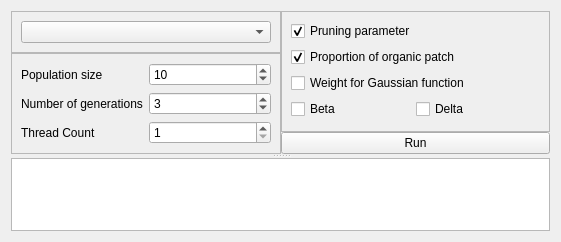
<?xml version="1.0" encoding="UTF-8"?>
<ui version="4.0">
 <class>POT</class>
 <widget class="QWidget" name="POT">
  <property name="geometry">
   <rect>
    <x>0</x>
    <y>0</y>
    <width>561</width>
    <height>242</height>
   </rect>
  </property>
  <property name="minimumSize">
   <size>
    <width>0</width>
    <height>0</height>
   </size>
  </property>
  <property name="maximumSize">
   <size>
    <width>16777215</width>
    <height>16777215</height>
   </size>
  </property>
  <property name="windowTitle">
   <string>Parameter Optimization Tool (POT) module</string>
  </property>
  <layout class="QVBoxLayout" name="verticalLayout_5">
   <item>
    <widget class="QSplitter" name="splitter">
     <property name="orientation">
      <enum>Qt::Orientation::Vertical</enum>
     </property>
     <widget class="QFrame" name="frame_3">
      <property name="minimumSize">
       <size>
        <width>0</width>
        <height>0</height>
       </size>
      </property>
      <property name="maximumSize">
       <size>
        <width>16777215</width>
        <height>152</height>
       </size>
      </property>
      <property name="frameShape">
       <enum>QFrame::Shape::NoFrame</enum>
      </property>
      <property name="frameShadow">
       <enum>QFrame::Shadow::Raised</enum>
      </property>
      <layout class="QHBoxLayout" name="horizontalLayout">
       <property name="spacing">
        <number>0</number>
       </property>
       <property name="sizeConstraint">
        <enum>QLayout::SizeConstraint::SetDefaultConstraint</enum>
       </property>
       <property name="leftMargin">
        <number>0</number>
       </property>
       <property name="topMargin">
        <number>0</number>
       </property>
       <property name="rightMargin">
        <number>0</number>
       </property>
       <property name="bottomMargin">
        <number>0</number>
       </property>
       <item>
        <layout class="QVBoxLayout" name="verticalLayout_2">
         <item>
          <widget class="QFrame" name="frame">
           <property name="frameShape">
            <enum>QFrame::Shape::StyledPanel</enum>
           </property>
           <property name="frameShadow">
            <enum>QFrame::Shadow::Raised</enum>
           </property>
           <layout class="QVBoxLayout" name="verticalLayout_3">
            <item>
             <widget class="QComboBox" name="comboBox_00_algorithms"/>
            </item>
           </layout>
          </widget>
         </item>
         <item>
          <widget class="QFrame" name="frame_2">
           <property name="frameShape">
            <enum>QFrame::Shape::StyledPanel</enum>
           </property>
           <property name="frameShadow">
            <enum>QFrame::Shadow::Raised</enum>
           </property>
           <layout class="QGridLayout" name="gridLayout">
            <item row="0" column="1">
             <widget class="QSpinBox" name="spinBox_01_pop_size">
              <property name="maximum">
               <number>100000</number>
              </property>
              <property name="singleStep">
               <number>5</number>
              </property>
              <property name="value">
               <number>10</number>
              </property>
             </widget>
            </item>
            <item row="2" column="1">
             <widget class="QSpinBox" name="spinBox_01_thread_count">
              <property name="minimum">
               <number>1</number>
              </property>
             </widget>
            </item>
            <item row="1" column="1">
             <widget class="QSpinBox" name="spinBox__01_n_gen">
              <property name="maximum">
               <number>10000</number>
              </property>
              <property name="value">
               <number>3</number>
              </property>
             </widget>
            </item>
            <item row="0" column="0">
             <widget class="QLabel" name="label">
              <property name="text">
               <string>Population size</string>
              </property>
             </widget>
            </item>
            <item row="2" column="0">
             <widget class="QLabel" name="label_3">
              <property name="text">
               <string>Thread Count</string>
              </property>
             </widget>
            </item>
            <item row="1" column="0">
             <widget class="QLabel" name="label_2">
              <property name="text">
               <string>Number of generations</string>
              </property>
             </widget>
            </item>
           </layout>
          </widget>
         </item>
        </layout>
       </item>
       <item>
        <layout class="QVBoxLayout" name="verticalLayout">
         <item>
          <widget class="QFrame" name="frame_4">
           <property name="frameShape">
            <enum>QFrame::Shape::StyledPanel</enum>
           </property>
           <property name="frameShadow">
            <enum>QFrame::Shadow::Raised</enum>
           </property>
           <layout class="QVBoxLayout" name="verticalLayout_4">
            <item>
             <widget class="QCheckBox" name="checkBox_02_pruning_par">
              <property name="text">
               <string>Pruning parameter</string>
              </property>
              <property name="checked">
               <bool>true</bool>
              </property>
              <property name="tristate">
               <bool>false</bool>
              </property>
             </widget>
            </item>
            <item>
             <widget class="QCheckBox" name="checkBox__02_organic">
              <property name="text">
               <string>Proportion of organic patch</string>
              </property>
              <property name="checked">
               <bool>true</bool>
              </property>
              <property name="tristate">
               <bool>false</bool>
              </property>
             </widget>
            </item>
            <item>
             <widget class="QCheckBox" name="checkBox_02_weight_of_gauss">
              <property name="text">
               <string>Weight for Gaussian function</string>
              </property>
             </widget>
            </item>
            <item>
             <layout class="QHBoxLayout" name="horizontalLayout_2">
              <property name="spacing">
               <number>0</number>
              </property>
              <item>
               <widget class="QCheckBox" name="checkBox_02_beta">
                <property name="text">
                 <string>Beta</string>
                </property>
               </widget>
              </item>
              <item>
               <widget class="QCheckBox" name="checkBox_02_delta">
                <property name="text">
                 <string>Delta</string>
                </property>
               </widget>
              </item>
             </layout>
            </item>
           </layout>
          </widget>
         </item>
         <item>
          <widget class="QPushButton" name="btn_04_run">
           <property name="text">
            <string>Run</string>
           </property>
          </widget>
         </item>
        </layout>
       </item>
      </layout>
     </widget>
     <widget class="CustomTextBrowser" name="textBrowser"/>
    </widget>
   </item>
  </layout>
 </widget>
 <customwidgets>
  <customwidget>
   <class>CustomTextBrowser</class>
   <extends>QTextBrowser</extends>
   <header>mytextbrowser</header>
  </customwidget>
 </customwidgets>
 <resources/>
 <connections/>
</ui>
